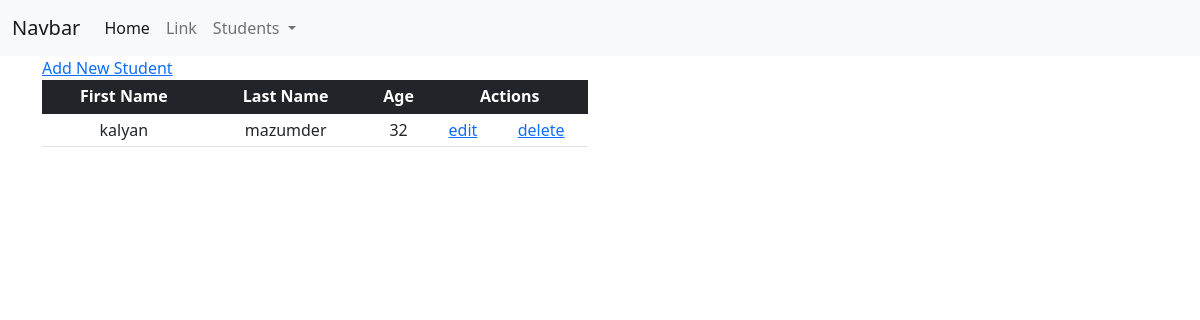
/students/, run on an earlier commit of the app's database.
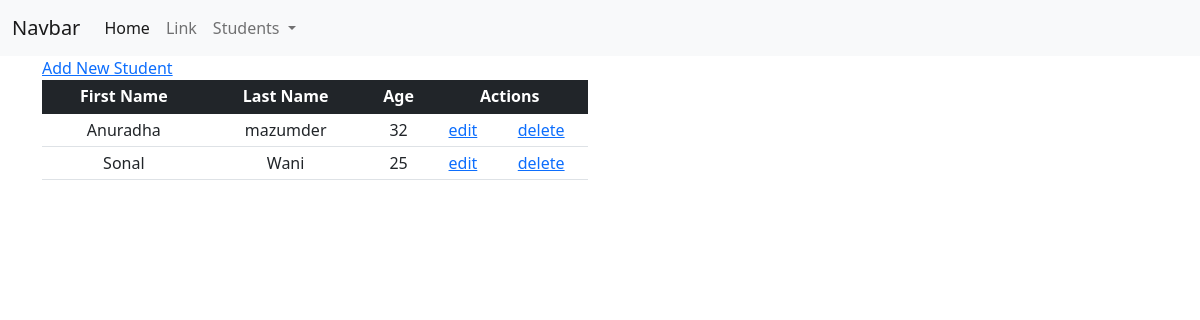
And on a later commit of the database.
### students/models.py (models this page shows)
class Student(models.Model):
    first_name = models.CharField(max_length=50)
    last_name = models.CharField(max_length=50)
    age = models.IntegerField()

### students/views.py (the view)
# urls.py: path('', views.index, name='index'),
def index(request):
    students = Student.objects.all()
    context = {'students': students}
    return render(request, 'students/index.html', context)

### students/templates/students/index.html (shortened to what this page needs)
<!DOCTYPE html>
<html lang="en">
<head>
    <link href="https://cdn.jsdelivr.net/npm/bootstrap@5.1.3/dist/css/bootstrap.min.css" rel="stylesheet">
</head>
<body>
<nav class="navbar navbar-expand-lg navbar-light bg-light">
  <div class="container-fluid">
    <a class="navbar-brand" href="#">Navbar</a>
    <div class="collapse navbar-collapse" id="navbarSupportedContent">
      <ul class="navbar-nav me-auto mb-2 mb-lg-0">
        <li class="nav-item">
          <a class="nav-link active" aria-current="page" href="#">Home</a>
        </li>
        <li class="nav-item">
          <a class="nav-link" href="#">Link</a>
        </li>
        <li class="nav-item dropdown">
          <a class="nav-link dropdown-toggle" href="#" id="navbarDropdown" role="button" data-bs-toggle="dropdown" aria-expanded="false">
            Students
          </a>
        </li>
      </ul>
    </div>
  </div>
</nav>
    <div class="container text-center">
        <div class="row ">
            <div class="col-md-6 col-sm-12">
                <a href="{% url 'students:add' %}" style="float:left;">Add New Student</a>
                <table class="table table-sm">
                    <thead class="table-dark">
                      <tr>
                        <th scope="col">First Name</th>
                        <th scope="col">Last Name</th>
                        <th scope="col">Age</th>
                        <th colspan="2">Actions</th>
                      </tr>
                    </thead>
                    <tbody>
                        {% for student in students %}
                      <tr>
                        <td>{{student.first_name}}</td>
                        <td>{{student.last_name}}</td>
                        <td>{{student.age}}</td>
                        <td><a href="{% url 'students:edit' student.id %}">edit</a></td>
                        <td><a href="{% url 'students:delete' student.id %}">delete</a></td>
                      </tr>
                      {% endfor %}
                    </tbody>
                  </table>
            </div>
        </div>
    </div>
</body>
</html>

What changed in the data, as far as the page shows it:
changed Student "mazumder": first_name "kalyan" → "Anuradha"
added Student: first_name "Sonal", last_name "Wani", age "25"
